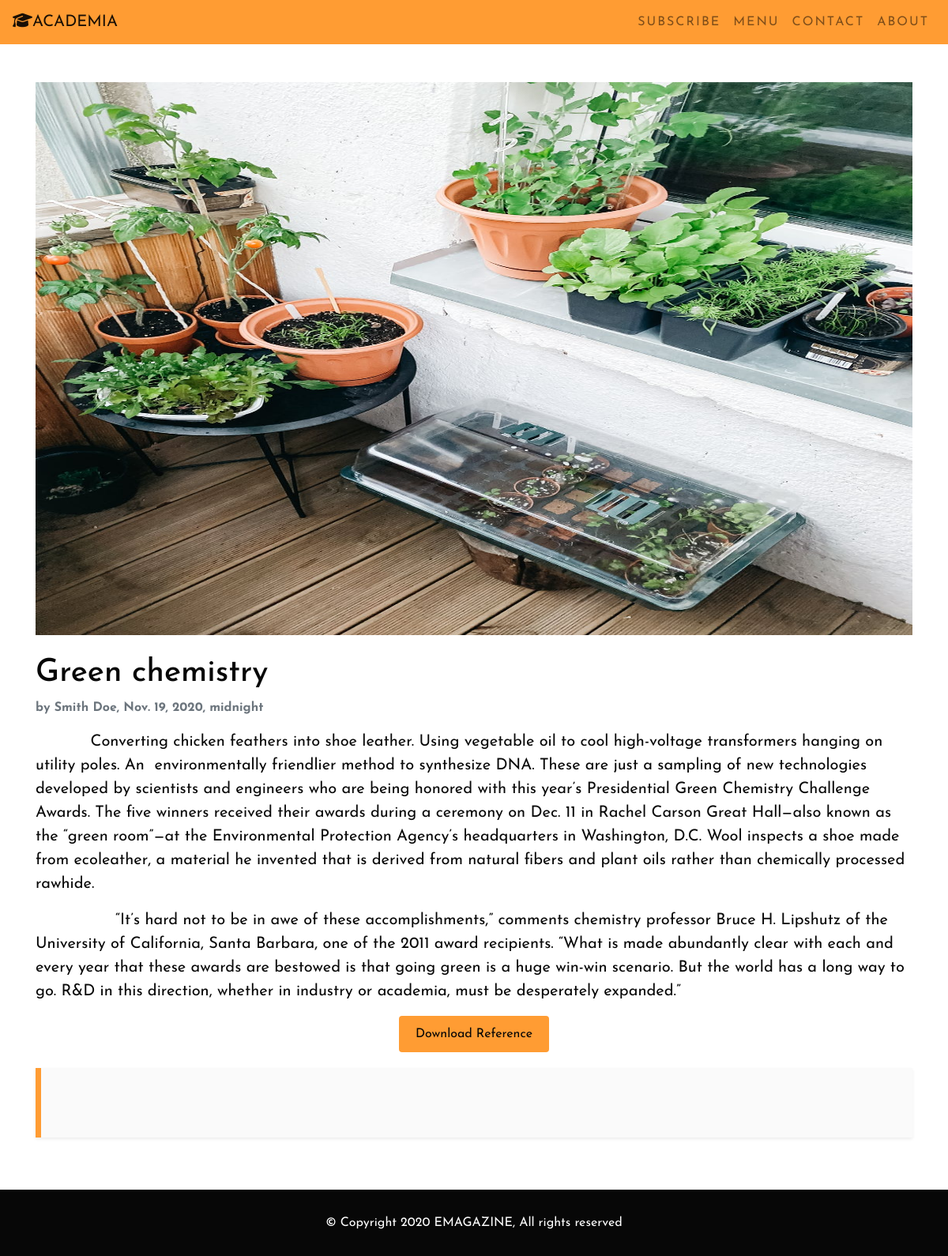
Page /achievements/1 on the committed database.
### EMAG_APP/models.py (models this page shows, shortened)
class Achievement(models.Model):
    user_id = models.ForeignKey(
        to=User, on_delete=models.CASCADE, null=True, related_name='achievements')
    achievement_title = models.CharField(
        max_length=755, null=False, blank=False, unique=True)
    achievement_field = models.TextField(
        null=True, blank=True)
    achievement_data = models.FileField(null=True, blank=True)
    achievement_banner = models.ImageField(null=False, blank=False)
    achievement_tags = models.CharField(max_length=400, null=True, blank=True)
    achievement_description = models.TextField(null=False, blank=False)
    uploaded_at = models.DateTimeField(default=timezone.now)

class User(AbstractBaseUser, PermissionsMixin):
    email = models.EmailField(_('email address'), unique=True)
    full_name = models.CharField(max_length=255, null=True, blank=True)
    dept_name = models.CharField(max_length=255, null=True, blank=True)
    phone_no = models.CharField(max_length=10, null=True, blank=True)
    is_staff = models.BooleanField(default=False)
    is_active = models.BooleanField(default=True)
    date_joined = models.DateTimeField(default=timezone.now)
    USERNAME_FIELD = 'email'
    REQUIRED_FIELDS = []
    objects = CustomUserManager()

### EMAG_APP/views.py (the view)
# urls.py: path('achievements/<int:pk>', displayach_view),
def displayach_view(request, pk):
    try:
        achievement = Achievement.objects.get(pk=pk)
        return render(request, "achievement/displayach.html", {"achievement": achievement})
    except Achievement.DoesNotExist:
        return render(request, "home.html")
    return None

### EMAG_APP/templates/achievement/displayach.html (shortened to what this page needs)
{% extends 'base.html' %}{% load static %}
{% block body %}
<div class="devent-info-wrapper my-5">
    <div class="container w-100">
        <div class="row" style="overflow-x: hidden">
            <div class="col-lg-12">
                <div class="banner">
                <img class="img-fluid w-100" src="{{ achievement.achievement_banner.url }}" alt="" style="height: 700px"/>
                </div>
                <br />
            </div>
        </div>
    </div>
            <div class="container">
             <div class="title">
                <h1>{{ achievement.achievement_title }}</h1>
            </div>
            <div class="date-uploaded">
                <p class="font-weight-bold text-muted">
                    by {{ achievement.user_id.full_name }}, {{ achievement.uploaded_at }}
                </p>
            </div>
            <div class="content">{{ achievement.achievement_description | safe }}</div>
            <div class="ach-data text-center">
                {% if achievement.achievement_data %}
                <p>
                    <a class="btn button" href="{{ achievement.achievement_data.url }}" download>Download Reference</a>
                </p>
                {% endif %}
            </div>
            <div class="organised-by mb-5 shadow-sm" data-aos="zoom-in" data-aos-duration="1000">
            </div>
            </div>
</div>
</div>
{% endblock %}

### EMAG_APP/static/css/style.css (style rules this page uses)
body { font-family: "Josefin Sans", sans-serif; -webkit-background-size: cover; -moz-background-size: cover; background-size: cover; -o-background-size: cover; background-color: #fff; color: #070707; margin-bottom: 150px; }
* { margin: 0; padding: 0; list-style: none; text-decoration: none; }
.button { background-color: #ff9c33; color: #070707; padding: 10px 20px; outline: none; box-shadow: none; }
a { text-decoration: none; color: #070707; }
.content { font-size: 20px; }
.organised-by, .sponsored-by { background-color: #fafafa; margin-top: 20px; padding: 40px; border-left: 7px #ff9c33 solid; text-transform: uppercase; text-align: center; }
.title { letter-spacing: 0px; }
.content { size: 4px; }

### rows in the picture
Achievement: achievement_banner (picture), achievement_title "Green chemistry", user_id.full_name "Smith Doe", uploaded_at "Nov. 19, 2020, midnight", achievement_description "Converting chicken feathers into shoe leather. Using vegetable oil to cool high-voltage transformers hanging on utility poles. An environmentally friendlier method to synthesize DNA. These are just a sampling of new technologies developed by scientists and engineers who are being honored with this year’s Presidential Green Chemistry Challenge Awards. The five winners received their awards during a ceremony on Dec. 11 in Rachel Carson Great Hall—also known as the “green room”—at the Environmental Protection Agency’s headquarters in Washington, D.C. Wool inspects a shoe made from ecoleather, a material he invented that is derived from natural fibers and plant oils rather than chemically…"
